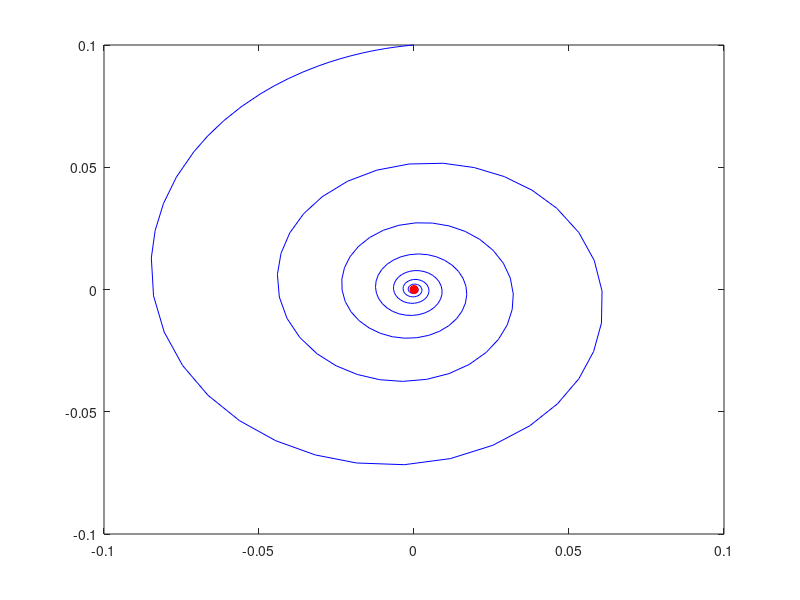

Recreate this plot in MATLAB. (Note: this script raises an error after producing the figure.)
%%Supercritical and subcritical Hopf bifurcation for β < 0 and  β < 0 
% report hopf bifuraction (second year 2024)
%%
%subcritical when alpha>0
clear;
alpha=0.1  
omega=-1
beta=1 %2 cases beta>0 or beta<0 
figure(1);clf;ax=gca;
f=@(t,x)[alpha*x(1)-omega*x(2)+beta*x(1)*(x(1)^2 +x(2)^2); alpha*x(2)+omega*x(1)+beta*x(2)*(x(1)^2 +x(2)^2)]; %normal form
T=pi*40;
xini=[0,0.1]; % initial value
[t,xtraj]=ode45(f,[0,-T],xini);
plot(ax,xtraj(:,1),xtraj(:,2),'b-')
hold on;
[t2,xtraj2]=ode45(f,[0,-T],[0,0.0001]);
plot(ax,xtraj2(:,1),xtraj2(:,2),'b-')
plot(ax,xtraj(t<-16*pi,1),xtraj(t<-16*pi,2),'g-','LineWidth',3)
plot(ax,0,0,'ro','MarkerFaceColor','r') %equil. is unstable

xlabel('$x$',Interpreter='latex');
ylabel('$y$',Interpreter='latex');
grid on
%axis equal
%%
%subcritical when alpha<0
clear;
alpha=-0.1 
omega=-1
beta=1 %2 cases beta>0 or beta<0 
figure(1);clf;ax=gca;
f=@(t,x)[alpha*x(1)-omega*x(2)+beta*x(1)*(x(1)^2 +x(2)^2); alpha*x(2)+omega*x(1)+beta*x(2)*(x(1)^2 +x(2)^2)]; %normal form
T=pi*40;
xini=[0,0.5]; % initial value
[t,xtraj]=ode45(f,[0,-T],xini);
plot(ax,xtraj(:,1),xtraj(:,2),'b-')
hold on;
[t2,xtraj2]=ode45(f,[0,-T],[0,0.1]);
plot(ax,xtraj2(:,1),xtraj2(:,2),'b-')
plot(ax,xtraj(t<-16*pi,1),xtraj(t<-16*pi,2),'r-','LineWidth',3) %limit cycle is unstable
plot(ax,0,0,'go','MarkerFaceColor','g') %equil. is stable

xlabel('$x$',Interpreter='latex');
ylabel('$y$',Interpreter='latex');
grid on
%axis equal

%% 
%supercritical when alpha>0
clear;
alpha=0.1 
omega=-1
beta=-1 %2 cases beta>0 or beta<0 
figure(1);clf;ax=gca;
f=@(t,x)[alpha*x(1)-omega*x(2)+beta*x(1)*(x(1)^2 +x(2)^2); alpha*x(2)+omega*x(1)+beta*x(2)*(x(1)^2 +x(2)^2)]; %normal form
T=pi*40;
xini=[0,0.5]; % initial value
[t,xtraj]=ode45(f,[0,T],xini);
plot(ax,xtraj(:,1),xtraj(:,2),'b-')
hold on;
[t2,xtraj2]=ode45(f,[0,T],[0,0.001]);
plot(ax,xtraj2(:,1),xtraj2(:,2),'b-')
plot(ax,xtraj(t>16*pi,1),xtraj(t>16*pi,2),'g-','LineWidth',2) %limit cycle is stable
plot(ax,0,0,'ro','MarkerFaceColor','r') %equil. is unstable

xlabel('$x$',Interpreter='latex');
ylabel('$y$',Interpreter='latex');
grid on
%axis equal

%%
% supercritical alpha=0
clear;
alpha=0 
omega=-1
beta=-1 %2 cases beta>0 or beta<0 
figure(1);clf;ax=gca;
f=@(t,x)[alpha*x(1)-omega*x(2)+beta*x(1)*(x(1)^2 +x(2)^2); alpha*x(2)+omega*x(1)+beta*x(2)*(x(1)^2 +x(2)^2)]; %normal form
T=pi*40;
xini=[0,0.1]; % initial value
[t,xtraj]=ode45(f,[0,T],xini);
plot(ax,xtraj(:,1),xtraj(:,2),'b-')
hold on;
[t2,xtraj2]=ode45(f,[0,T],[0,0.0001]);
plot(ax,xtraj2(:,1),xtraj2(:,2),'b-')
plot(ax,xtraj(t<-16*pi,1),xtraj(t<-16*pi,2),'g-','LineWidth',3)
plot(ax,0,0,'go','MarkerFaceColor','g') %equil. is stable

xlabel('$x$',Interpreter='latex');
ylabel('$y$',Interpreter='latex');
grid on
%axis equal
%% subcritical alpha=0
clear;
alpha=0 
omega=-1
beta=1 %2 cases beta>0 or beta<0 
figure(1);clf;ax=gca;
f=@(t,x)[alpha*x(1)-omega*x(2)+beta*x(1)*(x(1)^2 +x(2)^2); alpha*x(2)+omega*x(1)+beta*x(2)*(x(1)^2 +x(2)^2)]; %normal form
%f=@(t,x)[x(1)*(alpha +beta*x(1)^2 - x(1)^4)] %Bautin
T=pi*40;
xini=[0,0.1]; % initial value
[t,xtraj]=ode45(f,[0,-T],xini);
plot(ax,xtraj(:,1),xtraj(:,2),'b-')
hold on;
[t2,xtraj2]=ode45(f,[0,-T],[0,0.0001]);
plot(ax,xtraj2(:,1),xtraj2(:,2),'b-')
plot(ax,xtraj(t>16*pi,1),xtraj(t>16*pi,2),'g-','LineWidth',3)
plot(ax,0,0,'ro','MarkerFaceColor','r')%equil. is unstable

xlabel('$x$',Interpreter='latex');
ylabel('$y$',Interpreter='latex');
grid on
%axis equal
%%
%supercritical when alpha<0
clear;
alpha=-0.1 
omega=-1
beta=-1 %2 cases beta>0 or beta<0 
figure(1);clf;ax=gca;
f=@(t,x)[alpha*x(1)-omega*x(2)+beta*x(1)*(x(1)^2 +x(2)^2); alpha*x(2)+omega*x(1)+beta*x(2)*(x(1)^2 +x(2)^2)]; %normal form
%f=@(t,x)[x(1)*(alpha +beta*x(1)^2 - x(1)^4)] %Bautin
T=pi*40;
xini=[0,0.5]; % initial value
[t,xtraj]=ode45(f,[0,T],xini);
plot(ax,xtraj(:,1),xtraj(:,2),'b-')
hold on;
[t2,xtraj2]=ode45(f,[0,T],[0,0.001]);
plot(ax,xtraj2(:,1),xtraj2(:,2),'b-')
plot(ax,xtraj(t>16*pi,1),xtraj(t>16*pi,2),'g-','LineWidth',2)
plot(ax,0,0,'go','MarkerFaceColor','g') %equil. is stable

xlabel('$x$',Interpreter='latex');
ylabel('$y$',Interpreter='latex');
grid on
%axis equal

%% Draw arrow at approximate middle of orbit
% Optional thrid argument specifies where to put arrows as a fraction of
% the trajectory. After that, name-value pairs can change size and
% shape of arrows (search for default in the source code)
set_arrow(ax,t,xtraj,[0.1,0.3]); % this plots arrows at 10% and 30% of trajectory
%% arrow is distorted -> redraw by calling function  wiotuh arguments
set_arrow();
